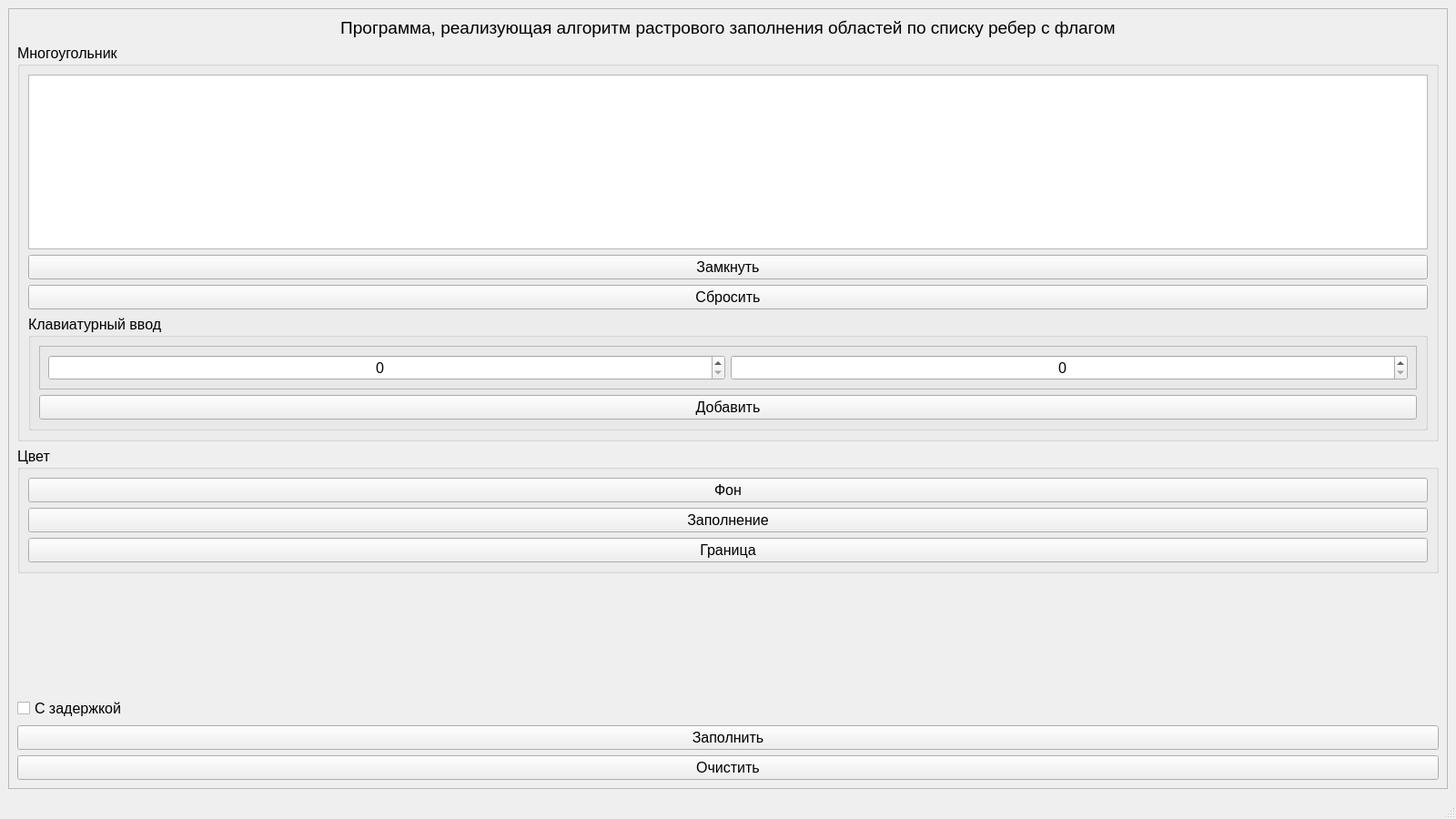
<?xml version="1.0" encoding="UTF-8"?>
<ui version="4.0">
 <class>MainWindow</class>
 <widget class="QMainWindow" name="MainWindow">
  <property name="geometry">
   <rect>
    <x>0</x>
    <y>0</y>
    <width>1600</width>
    <height>900</height>
   </rect>
  </property>
  <property name="font">
   <font>
    <pointsize>12</pointsize>
   </font>
  </property>
  <property name="windowTitle">
   <string>Лабораторная работа №5</string>
  </property>
  <widget class="QWidget" name="centralwidget">
   <layout class="QHBoxLayout" name="horizontalLayout">
    <item>
     <widget class="QFrame" name="frame">
      <property name="frameShape">
       <enum>QFrame::StyledPanel</enum>
      </property>
      <property name="frameShadow">
       <enum>QFrame::Raised</enum>
      </property>
      <layout class="QVBoxLayout" name="verticalLayout">
       <item>
        <widget class="QLabel" name="label">
         <property name="text">
          <string>&lt;html&gt;&lt;head/&gt;&lt;body&gt;&lt;p align=&quot;center&quot;&gt;&lt;span style=&quot; font-size:14pt;&quot;&gt;Программа, реализующая алгоритм растрового заполнения областей по списку ребер с флагом&lt;/span&gt;&lt;/p&gt;&lt;/body&gt;&lt;/html&gt;</string>
         </property>
         <property name="wordWrap">
          <bool>true</bool>
         </property>
        </widget>
       </item>
       <item>
        <widget class="QGroupBox" name="groupBox_2">
         <property name="title">
          <string>Многоугольник</string>
         </property>
         <layout class="QVBoxLayout" name="verticalLayout_3">
          <item>
           <widget class="QListWidget" name="listWidget_edges"/>
          </item>
          <item>
           <widget class="QPushButton" name="pushButton_circuit">
            <property name="text">
             <string>Замкнуть</string>
            </property>
           </widget>
          </item>
          <item>
           <widget class="QPushButton" name="pushButton_reset">
            <property name="text">
             <string>Сбросить</string>
            </property>
           </widget>
          </item>
          <item>
           <widget class="QGroupBox" name="groupBox_3">
            <property name="title">
             <string>Клавиатурный ввод</string>
            </property>
            <layout class="QVBoxLayout" name="verticalLayout_4">
             <item>
              <widget class="QFrame" name="frame_2">
               <property name="frameShape">
                <enum>QFrame::StyledPanel</enum>
               </property>
               <property name="frameShadow">
                <enum>QFrame::Raised</enum>
               </property>
               <layout class="QHBoxLayout" name="horizontalLayout_2">
                <item>
                 <widget class="QSpinBox" name="spinBox_add_x">
                  <property name="alignment">
                   <set>Qt::AlignCenter</set>
                  </property>
                  <property name="maximum">
                   <number>3000</number>
                  </property>
                 </widget>
                </item>
                <item>
                 <widget class="QSpinBox" name="spinBox_add_y">
                  <property name="alignment">
                   <set>Qt::AlignCenter</set>
                  </property>
                  <property name="maximum">
                   <number>3000</number>
                  </property>
                 </widget>
                </item>
               </layout>
              </widget>
             </item>
             <item>
              <widget class="QPushButton" name="pushButton_add">
               <property name="text">
                <string>Добавить</string>
               </property>
              </widget>
             </item>
            </layout>
           </widget>
          </item>
         </layout>
        </widget>
       </item>
       <item>
        <widget class="QGroupBox" name="groupBox">
         <property name="title">
          <string>Цвет</string>
         </property>
         <layout class="QVBoxLayout" name="verticalLayout_2">
          <item>
           <widget class="QPushButton" name="pushButton_color_background">
            <property name="text">
             <string>Фон</string>
            </property>
           </widget>
          </item>
          <item>
           <widget class="QPushButton" name="pushButton_color_fill">
            <property name="text">
             <string>Заполнение</string>
            </property>
           </widget>
          </item>
          <item>
           <widget class="QPushButton" name="pushButton_color_border">
            <property name="text">
             <string>Граница</string>
            </property>
           </widget>
          </item>
         </layout>
        </widget>
       </item>
       <item>
        <spacer name="verticalSpacer">
         <property name="orientation">
          <enum>Qt::Vertical</enum>
         </property>
         <property name="sizeHint" stdset="0">
          <size>
           <width>20</width>
           <height>40</height>
          </size>
         </property>
        </spacer>
       </item>
       <item>
        <widget class="QCheckBox" name="checkBox_delay">
         <property name="text">
          <string>С задержкой</string>
         </property>
        </widget>
       </item>
       <item>
        <widget class="QPushButton" name="pushButton_fill">
         <property name="text">
          <string>Заполнить</string>
         </property>
        </widget>
       </item>
       <item>
        <widget class="QPushButton" name="pushButton_clear">
         <property name="text">
          <string>Очистить</string>
         </property>
        </widget>
       </item>
      </layout>
     </widget>
    </item>
   </layout>
  </widget>
  <widget class="QMenuBar" name="menubar">
   <property name="geometry">
    <rect>
     <x>0</x>
     <y>0</y>
     <width>1600</width>
     <height>29</height>
    </rect>
   </property>
  </widget>
  <widget class="QStatusBar" name="statusbar"/>
 </widget>
 <resources/>
 <connections/>
</ui>
